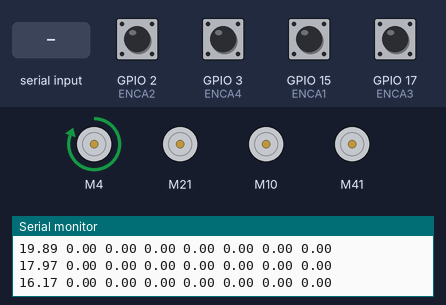
This sketch was run on a simulated ESP32-S3. Shown: 4 × DC motor (green arrow = forward, orange = backward, longer = faster), the last lines printed to the serial monitor. The inputs (shaded band) are chosen by the test bench; at power-on: GPIO 2 (ENCA2), GPIO 3 (ENCA4), GPIO 15 (ENCA1), GPIO 17 (ENCA3) HIGH. EEPROM starts erased.

Above: at 1.2 s.
1.3 s: "KD=90\n" received over Serial
At 3.07 s:
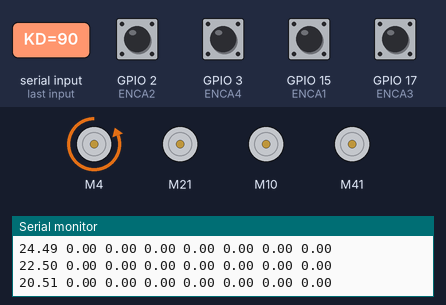
4.3 s: "KI=\n" received over Serial
7.3 s: "KP=\n" received over Serial
10.3 s: "KD=\n" received over Serial
At 10.9 s:
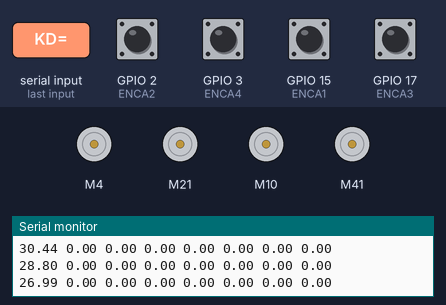
11.8 s: "PID=,45\n" received over Serial
14.8 s: "KP=90\n" received over Serial
Timing chart, 0 to 26.5 s (numbered marks = the images above; inputs shaded):
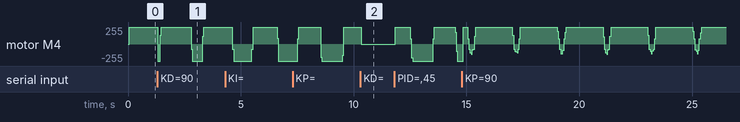

Measured:
- after the input at 1.3 s, motor M4: forward 255/255 → backward 255/255 at once, → forward 255/255 0.10 s later, → backward 255/255 1.4 s later, → forward 255/255 0.51 s later

The sketch:

FourWheeledPID.ino
```cpp
// =============================================
// ESP32-S3 + BTS7960 – 4 MOTOR PID CONTROL
// Clean Serial Plotter Version + Independent RPM Control
// PID1 tunable from Serial + EEPROM storage
// =============================================
#include <BTS7960.h>
#include <Arduino.h>
#include <EEPROM.h>

#define EEPROM_SIZE 64
#define KP_ADDR     0
#define KI_ADDR     4
#define KD_ADDR     8

// =====================
// MOTOR PIN ASSIGNMENTS
// =====================

// Motor 1 (FL)
#define RPWM1 5
#define LPWM1 4
#define ENCA1 15
#define ENCB1 16

// Motor 2 (FR)
#define RPWM2 47
#define LPWM2 21
#define ENCA2 2
#define ENCB2 1

// Motor 3 (RL)
#define RPWM3 9
#define LPWM3 10
#define ENCA3 17
#define ENCB3 18

// Motor 4 (RR)
#define RPWM4 42
#define LPWM4 41
#define ENCA4 3
#define ENCB4 8

// Motor drivers
BTS7960 motor1(99, 99, LPWM1, RPWM1);
BTS7960 motor2(99, 99, LPWM2, RPWM2);
BTS7960 motor3(99, 99, LPWM3, RPWM3);
BTS7960 motor4(99, 99, LPWM4, RPWM4);

// =====================
volatile long pos1=0, pos2=0, pos3=0, pos4=0;

portMUX_TYPE mux1 = portMUX_INITIALIZER_UNLOCKED;
portMUX_TYPE mux2 = portMUX_INITIALIZER_UNLOCKED;
portMUX_TYPE mux3 = portMUX_INITIALIZER_UNLOCKED;
portMUX_TYPE mux4 = portMUX_INITIALIZER_UNLOCKED;

// =====================
float vFilt1=0, vFilt2=0, vFilt3=0, vFilt4=0;
float vPrev1=0, vPrev2=0, vPrev3=0, vPrev4=0;
float prevRaw1=0, prevRaw2=0, prevRaw3=0, prevRaw4=0;

float integral1=0, integral2=0, integral3=0, integral4=0;
float prevErr1=0, prevErr2=0, prevErr3=0, prevErr4=0;

const float CPR = 1808.81;
const float max_integral = 150.0;

long prevT = 0;

// ===============
float target1 = 0, target2 = 0, target3 = 0, target4 = 0;

// =====================
// PID constants (Motor 1 can be changed from Serial)
// =====================
float Kp1 = 30, Ki1 = 25, Kd1 = 0;      // Will be overwritten by EEPROM
float Kp2 = 30, Ki2 = 25, Kd2 = 0;
float Kp3 = 30, Ki3 = 25, Kd3 = 0;
float Kp4 = 30, Ki4 = 25, Kd4 = 0;

// =====================
// Encoder ISRs
// =====================
void IRAM_ATTR enc1(){ portENTER_CRITICAL_ISR(&mux1); pos1 += (digitalRead(ENCB1)?1:-1); portEXIT_CRITICAL_ISR(&mux1); }
void IRAM_ATTR enc2(){ portENTER_CRITICAL_ISR(&mux2); pos2 += (digitalRead(ENCB2)?1:-1); portEXIT_CRITICAL_ISR(&mux2); }
void IRAM_ATTR enc3(){ portENTER_CRITICAL_ISR(&mux3); pos3 += (digitalRead(ENCB3)?1:-1); portEXIT_CRITICAL_ISR(&mux3); }
void IRAM_ATTR enc4(){ portENTER_CRITICAL_ISR(&mux4); pos4 += (digitalRead(ENCB4)?1:-1); portEXIT_CRITICAL_ISR(&mux4); }

// =================================
//          EEPROM LOAD
// =================================
void loadPID() {
  EEPROM.begin(EEPROM_SIZE);

  float kp = EEPROM.readFloat(KP_ADDR);
  float ki = EEPROM.readFloat(KI_ADDR);
  float kd = EEPROM.readFloat(KD_ADDR);

  if (!isnan(kp)) Kp1 = kp;
  if (!isnan(ki)) Ki1 = ki;
  if (!isnan(kd)) Kd1 = kd;

  Serial.print("Loaded PID →  Kp="); Serial.print(Kp1);
  Serial.print("  Ki="); Serial.print(Ki1);
  Serial.print("  Kd="); Serial.println(Kd1);
}

// =================================
//          EEPROM SAVE
// =================================
void savePID() {
  EEPROM.writeFloat(KP_ADDR, Kp1);
  EEPROM.writeFloat(KI_ADDR, Ki1);
  EEPROM.writeFloat(KD_ADDR, Kd1);
  EEPROM.commit();

  Serial.println("PID Saved to EEPROM.");
}

void setup() {
  Serial.begin(115200);

  EEPROM.begin(EEPROM_SIZE);
  loadPID();

  motor1.Enable();
  motor2.Enable();
  motor3.Enable();
  motor4.Enable();

  pinMode(ENCA1, INPUT); pinMode(ENCB1, INPUT);
  pinMode(ENCA2, INPUT); pinMode(ENCB2, INPUT);
  pinMode(ENCA3, INPUT); pinMode(ENCB3, INPUT);
  pinMode(ENCA4, INPUT); pinMode(ENCB4, INPUT);

  attachInterrupt(digitalPinToInterrupt(ENCA1), enc1, RISING);
  attachInterrupt(digitalPinToInterrupt(ENCA2), enc2, RISING);
  attachInterrupt(digitalPinToInterrupt(ENCA3), enc3, RISING);
  attachInterrupt(digitalPinToInterrupt(ENCA4), enc4, RISING);
}

float computePID(float target, float &vFilt, float raw, float &prevRaw,
                 float &integral, float &prevErr, float Kp, float Ki, float Kd, float dt) {

  vFilt = 0.854 * vFilt + 0.073 * raw + 0.073 * prevRaw;
  prevRaw = raw;

  float err = target - vFilt;
  integral += err * dt;
  integral = constrain(integral, -max_integral, max_integral);
  float der = (err - prevErr) / dt;
  prevErr = err;

  return Kp * err + Ki * integral + Kd * der;
}

void driveMotor(BTS7960 &m, float u) {
  int pwm = constrain(abs((int)u), 0, 255);
  if (pwm > 0 && pwm < 80) pwm = 80;

  if (abs(u) < 5) m.Stop();
  else if (u > 5) m.TurnRight(pwm);
  else if (u < -5) m.TurnLeft(pwm);
}

// =======================================================
//   SERIAL COMMANDS FOR PID1
// =======================================================
void handlePIDCommands(String cmd) {
  cmd.trim();
  cmd.toUpperCase();

  if (cmd.startsWith("KP=")) {
    Kp1 = cmd.substring(3).toFloat();
    savePID();
  }
  else if (cmd.startsWith("KI=")) {
    Ki1 = cmd.substring(3).toFloat();
    savePID();
  }
  else if (cmd.startsWith("KD=")) {
    Kd1 = cmd.substring(3).toFloat();
    savePID();
  }
  else if (cmd.startsWith("PID=")) {
    int c1 = cmd.indexOf(',');
    int c2 = cmd.lastIndexOf(',');

    Kp1 = cmd.substring(4, c1).toFloat();
    Ki1 = cmd.substring(c1+1, c2).toFloat();
    Kd1 = cmd.substring(c2+1).toFloat();

    savePID();
  }
}

void loop() {

  unsigned long now = micros();
  float dt = (now - prevT) / 1e6f;
  if (dt < 0.05) return;
  prevT = now;

  // =====================================================
  // ONLY MOTOR 1 GETS SINE-WAVE TARGET
  // =====================================================
  float t = millis() / 1000.0;
  const float minRPM = 10;
  const float maxRPM = 35;

  target1 = (maxRPM + minRPM)/2 + ((maxRPM - minRPM)/2) * sin(2 * PI * t / 2.0);

  // =====================================================
  // Serial input for PID tuning + motors 2,3,4 target
  // =====================================================
  if (Serial.available()) {
    String s = Serial.readStringUntil('\n');

    // PID commands for motor 1
    if (s.indexOf('=') > 0) {
      handlePIDCommands(s);
    }

    // Motor target commands (unchanged)
    s.toUpperCase();
    if (s.startsWith("M2")) { target2 = s.substring(2).toFloat(); integral2=prevErr2=0; }
    else if (s.startsWith("M3")) { target3 = s.substring(2).toFloat(); integral3=prevErr3=0; }
    else if (s.startsWith("M4")) { target4 = s.substring(2).toFloat(); integral4=prevErr4=0; }
    else if (s.startsWith("ALL")) {
      float v = s.substring(3).toFloat();
      target2 = target3 = target4 = v;
      integral2 = integral3 = integral4 = 0;
      prevErr2 = prevErr3 = prevErr4 = 0;
    }
  }

  // Copy encoder counts
  long p1,p2,p3,p4;
  portENTER_CRITICAL(&mux1); p1 = pos1; portEXIT_CRITICAL(&mux1);
  portENTER_CRITICAL(&mux2); p2 = pos2; portEXIT_CRITICAL(&mux2);
  portENTER_CRITICAL(&mux3); p3 = pos3; portEXIT_CRITICAL(&mux3);
  portENTER_CRITICAL(&mux4); p4 = pos4; portEXIT_CRITICAL(&mux4);

  float raw1 = (p1 - vPrev1) / dt / CPR * 60.0; vPrev1 = p1;
  float raw2 = (p2 - vPrev2) / dt / CPR * 60.0; vPrev2 = p2;
  float raw3 = (p3 - vPrev3) / dt / CPR * 60.0; vPrev3 = p3;
  float raw4 = (p4 - vPrev4) / dt / CPR * 60.0; vPrev4 = p4;

  float u1 = computePID(target1, vFilt1, raw1, prevRaw1, integral1, prevErr1, Kp1, Ki1, Kd1, dt);
  float u2 = computePID(target2, vFilt2, raw2, prevRaw2, integral2, prevErr2, Kp2, Ki2, Kd2, dt);
  float u3 = computePID(target3, vFilt3, raw3, prevRaw3, integral3, prevErr3, Kp3, Ki3, Kd3, dt);
  float u4 = computePID(target4, vFilt4, raw4, prevRaw4, integral4, prevErr4, Kp4, Ki4, Kd4, dt);

  driveMotor(motor1, u1);
  driveMotor(motor2, u2);
  driveMotor(motor3, u3);
  driveMotor(motor4, u4);

  // Serial Plotter Output
  Serial.print(target1); Serial.print(" ");
  Serial.print(vFilt1);  Serial.print(" ");
  Serial.print(target2); Serial.print(" ");
  Serial.print(vFilt2);  Serial.print(" ");
  Serial.print(target3); Serial.print(" ");
  Serial.print(vFilt3);  Serial.print(" ");
  Serial.print(target4); Serial.print(" ");
  Serial.println(vFilt4);
}
```

servos.ino
```cpp
/***************************************************************
   Servo Sweep - by Nathaniel Gallinger

   Sweep servos one degree step at a time with a user defined
   delay in between steps.  Supports changing direction
   mid-sweep.  Important for applications such as robotic arms
   where the stock servo speed is too fast for the strength
   of your system.

 *************************************************************/

#ifdef USE_SERVOS


// Constructor
SweepServo::SweepServo()
{
  this->currentPositionDegrees = 0;
  this->targetPositionDegrees = 0;
  this->lastSweepCommand = 0;
}


// Init
void SweepServo::initServo(
    int servoPin,
    int stepDelayMs,
    int initPosition)
{
  this->servo.attach(servoPin);
  this->stepDelayMs = stepDelayMs;
  this->currentPositionDegrees = initPosition;
  this->targetPositionDegrees = initPosition;
  this->lastSweepCommand = millis();
}


// Perform Sweep
void SweepServo::doSweep()
{

  // Get ellapsed time
  int delta = millis() - this->lastSweepCommand;

  // Check if time for a step
  if (delta > this->stepDelayMs) {
    // Check step direction
    if (this->targetPositionDegrees > this->currentPositionDegrees) {
      this->currentPositionDegrees++;
      this->servo.write(this->currentPositionDegrees);
    }
    else if (this->targetPositionDegrees < this->currentPositionDegrees) {
      this->currentPositionDegrees--;
      this->servo.write(this->currentPositionDegrees);
    }
    // if target == current position, do nothing

    // reset timer
    this->lastSweepCommand = millis();
  }
}


// Set a new target position
void SweepServo::setTargetPosition(int position)
{
  this->targetPositionDegrees = position;
}


// Accessor for servo object
Servo SweepServo::getServo()
{
  return this->servo;
}


#endif
```

encoder_driver.ino
```cpp
/* *************************************************************
   Encoder driver - ESP32-S3 4-encoder version
   ************************************************************ */

#ifdef USE_BASE

// =====================
// Encoder counters
// =====================
volatile long pos1 = 0;
volatile long pos2 = 0;
volatile long pos3 = 0;
volatile long pos4 = 0;

// =====================
// Mutex for each encoder
// =====================
portMUX_TYPE mux1 = portMUX_INITIALIZER_UNLOCKED;
portMUX_TYPE mux2 = portMUX_INITIALIZER_UNLOCKED;
portMUX_TYPE mux3 = portMUX_INITIALIZER_UNLOCKED;
portMUX_TYPE mux4 = portMUX_INITIALIZER_UNLOCKED;

// =====================
// ISR FUNCTIONS
// =====================
void IRAM_ATTR encoderISR1() {
  portENTER_CRITICAL_ISR(&mux1);
  pos1 += (digitalRead(ENCB1) ? 1 : -1);
  portEXIT_CRITICAL_ISR(&mux1);
}

void IRAM_ATTR encoderISR2() {
  portENTER_CRITICAL_ISR(&mux2);
  pos2 += (digitalRead(ENCB2) ? 1 : -1);
  portEXIT_CRITICAL_ISR(&mux2);
}

void IRAM_ATTR encoderISR3() {
  portENTER_CRITICAL_ISR(&mux3);
  pos3 += (digitalRead(ENCB3) ? 1 : -1);
  portEXIT_CRITICAL_ISR(&mux3);
}

void IRAM_ATTR encoderISR4() {
  portENTER_CRITICAL_ISR(&mux4);
  pos4 += (digitalRead(ENCB4) ? 1 : -1);
  portEXIT_CRITICAL_ISR(&mux4);
}

// =====================
// Initialize all encoders
// =====================
void initEncoders() {
  pinMode(ENCA1, INPUT); pinMode(ENCB1, INPUT);
  pinMode(ENCA2, INPUT); pinMode(ENCB2, INPUT);
  pinMode(ENCA3, INPUT); pinMode(ENCB3, INPUT);
  pinMode(ENCA4, INPUT); pinMode(ENCB4, INPUT);

  attachInterrupt(digitalPinToInterrupt(ENCA1), encoderISR1, RISING);
  attachInterrupt(digitalPinToInterrupt(ENCA2), encoderISR2, RISING);
  attachInterrupt(digitalPinToInterrupt(ENCA3), encoderISR3, RISING);
  attachInterrupt(digitalPinToInterrupt(ENCA4), encoderISR4, RISING);
}

// =====================
// ROS wrapper functions
// =====================
long readEncoder(int i) {
  long val = 0;

  switch (i) {
    case ENC_M1:
      portENTER_CRITICAL(&mux1);
      val = pos1;
      portEXIT_CRITICAL(&mux1);
      break;

    case ENC_M2:
      portENTER_CRITICAL(&mux2);
      val = pos2;
      portEXIT_CRITICAL(&mux2);
      break;

    case ENC_M3:
      portENTER_CRITICAL(&mux3);
      val = pos3;
      portEXIT_CRITICAL(&mux3);
      break;

    case ENC_M4:
      portENTER_CRITICAL(&mux4);
      val = pos4;
      portEXIT_CRITICAL(&mux4);
      break;
  }
  return val;
}

void resetEncoder(int i) {
  switch (i) {
    case ENC_M1:
      portENTER_CRITICAL(&mux1); pos1 = 0; portEXIT_CRITICAL(&mux1);
      break;

    case ENC_M2:
      portENTER_CRITICAL(&mux2); pos2 = 0; portEXIT_CRITICAL(&mux2);
      break;

    case ENC_M3:
      portENTER_CRITICAL(&mux3); pos3 = 0; portEXIT_CRITICAL(&mux3);
      break;

    case ENC_M4:
      portENTER_CRITICAL(&mux4); pos4 = 0; portEXIT_CRITICAL(&mux4);
      break;
  }
}

void resetEncoders() {
  resetEncoder(ENC_M1);
  resetEncoder(ENC_M2);
  resetEncoder(ENC_M3);
  resetEncoder(ENC_M4);
}

#endif
```
